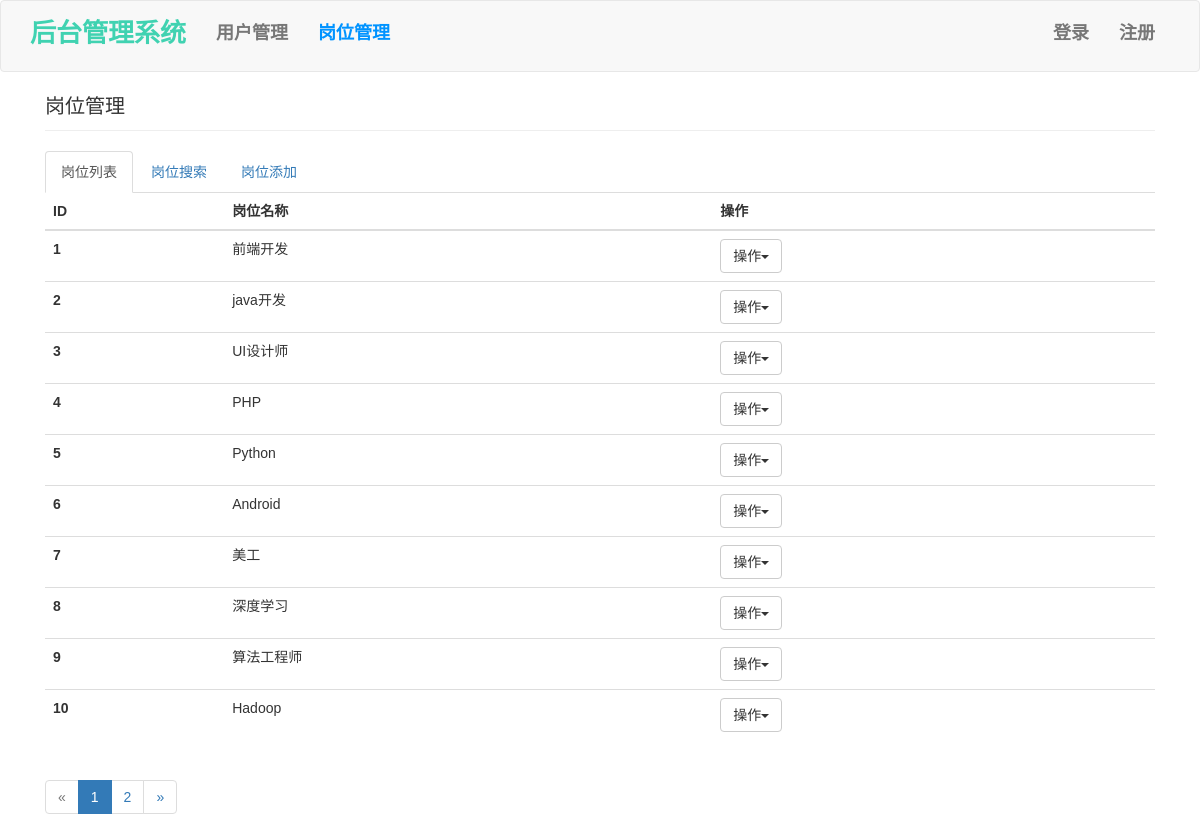
Page /directionManage/ on the committed database.
### app/models/direction.py (models this page shows, shortened)
class Direction(db.Model):
    __tablename__ = 'direction'
    id = db.Column(db.Integer, primary_key=True, autoincrement=True)
    name = db.Column(db.String(64), unique=True, index=True, nullable=False)
    content = db.Column(db.Text, nullable=False)
    users = db.relationship('User', backref='direction', lazy='dynamic')
    courses = db.relationship('Course', backref='direction', lazy='dynamic')

### app/routes/manage_direction.py (the view)
@main.route('/', methods=['GET'])
def directions():
    page = request.args.get('page', 1, type=int)
    per_page = current_app.config['PER_PAGE']
    pagination = Direction.query.order_by(Direction.id.asc()).paginate(page, per_page=per_page)
    direction_all = pagination.items
    return render_template('backmanage/direction/all.html', directions=direction_all, pagination=pagination)

### app/templates/backmanage/direction/all.html (shortened to what this page needs)
{% from 'bootstrap/pagination.html' import render_pagination %}
<!DOCTYPE html>
<html lang="en">
<head>
    <link rel="stylesheet" href="{{ url_for("static", filename="css/bootstrap.min.css") }}" />
    <link rel="stylesheet" href="{{ url_for("static", filename="css/backmanage.css") }}">
    <link rel="stylesheet" href="{{ url_for("static", filename="css/backmanage_style.css") }}">
</head>
<body>
<nav class="navbar navbar-default">
    <div class="container">
        <div class="navbar-header">
            <a class="navbar-brand">后台管理系统</a>
        </div>
        <div class="navbar-collapse collapse">
            <ul class="nav navbar-nav navbar-left">
                <li><a href="">用户管理</a></li>
                <li><a href="" class="current">岗位管理</a></li>
            </ul>
            <ul class="nav navbar-nav navbar-right">
                <li><a href="">登录</a></li>
                <li><a href="">注册</a></li>
            </ul>
        </div>
    </div>
</nav>
<div class="container">
    <div class="col-md-12">
        <div class="page-header">岗位管理</div>
        <ul class="nav nav-tabs">
            <li class="active"><a href="">岗位列表</a></li>
            <li><a href="">岗位搜索</a></li>
            <li><a href="{{ url_for('direction.add') }}">岗位添加</a></li>
        </ul>
        <table class="table">
            <thead>
                <tr>
                    <th>ID</th>
                    <th>岗位名称</th>
                    <th>操作</th>
                </tr>
            </thead>
            <tbody>
            {% for direction in directions %}
                <tr>
                        <th scope="row">{{ direction.id }}</th>
                        <td>{{ direction.name }}</td>
                        <td>
                            <div role="presentation" class="dropdown">
                                <button class="btn btn-default dropdown-toggle" data-toggle="dropdown" href="#" role="button" aria-haspopup="true" aria-expanded="false">
                                    操作<span class="caret"></span>
                                </button>
                            </div>
                        </td>
                    </tr>
            {% endfor %}
            </tbody>
        </table>
        {% if directions %}
            <div class="pagination-lg">{{ render_pagination(pagination) }}</div>
        {% endif %}
    </div>
</div>
</body>
</html>

### app/static/css/backmanage.css (style rules this page uses)
body { font-family: "Microsoft YaHei UI",sans-serif; }
.navbar-default .navbar-brand { font-size: 26px; font-weight: bold; color: #40D2B1; height: 70px; line-height: 35px; }
.navbar-default .navbar-nav > li > a { font-weight: bold; font-size: 18px; line-height: 35px; }
.page-header { margin-top: 0px; font-size: 20px; }

### app/static/css/backmanage_style.css (style rules this page uses)
.current { color: #0093ff !important; }

### rows in the picture
Direction: id "1", name "前端开发"
Direction: id "2", name "java开发"
Direction: id "3", name "UI设计师"
Direction: id "4", name "PHP"
Direction: id "5", name "Python"
Direction: id "6", name "Android"
Direction: id "7", name "美工"
Direction: id "8", name "深度学习"
Direction: id "9", name "算法工程师"
Direction: id "10", name "Hadoop"

### other values in the picture
{{ render_pagination(pagination) }} "« 1 2 »"
